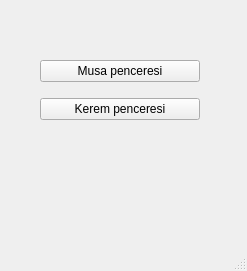
<?xml version="1.0" encoding="UTF-8"?>
<ui version="4.0">
 <class>MainWindow</class>
 <widget class="QMainWindow" name="MainWindow">
  <property name="geometry">
   <rect>
    <x>0</x>
    <y>0</y>
    <width>247</width>
    <height>271</height>
   </rect>
  </property>
  <property name="windowTitle">
   <string>MainWindow</string>
  </property>
  <widget class="QWidget" name="centralwidget">
   <widget class="QWidget" name="verticalLayoutWidget">
    <property name="geometry">
     <rect>
      <x>40</x>
      <y>50</y>
      <width>160</width>
      <height>80</height>
     </rect>
    </property>
    <layout class="QVBoxLayout" name="verticalLayout">
     <item>
      <widget class="QPushButton" name="btnMusa">
       <property name="text">
        <string>Musa penceresi</string>
       </property>
      </widget>
     </item>
     <item>
      <widget class="QPushButton" name="btnKerem">
       <property name="text">
        <string>Kerem penceresi</string>
       </property>
      </widget>
     </item>
    </layout>
   </widget>
  </widget>
  <widget class="QMenuBar" name="menubar">
   <property name="geometry">
    <rect>
     <x>0</x>
     <y>0</y>
     <width>247</width>
     <height>21</height>
    </rect>
   </property>
  </widget>
  <widget class="QStatusBar" name="statusbar"/>
 </widget>
 <resources/>
 <connections/>
</ui>
